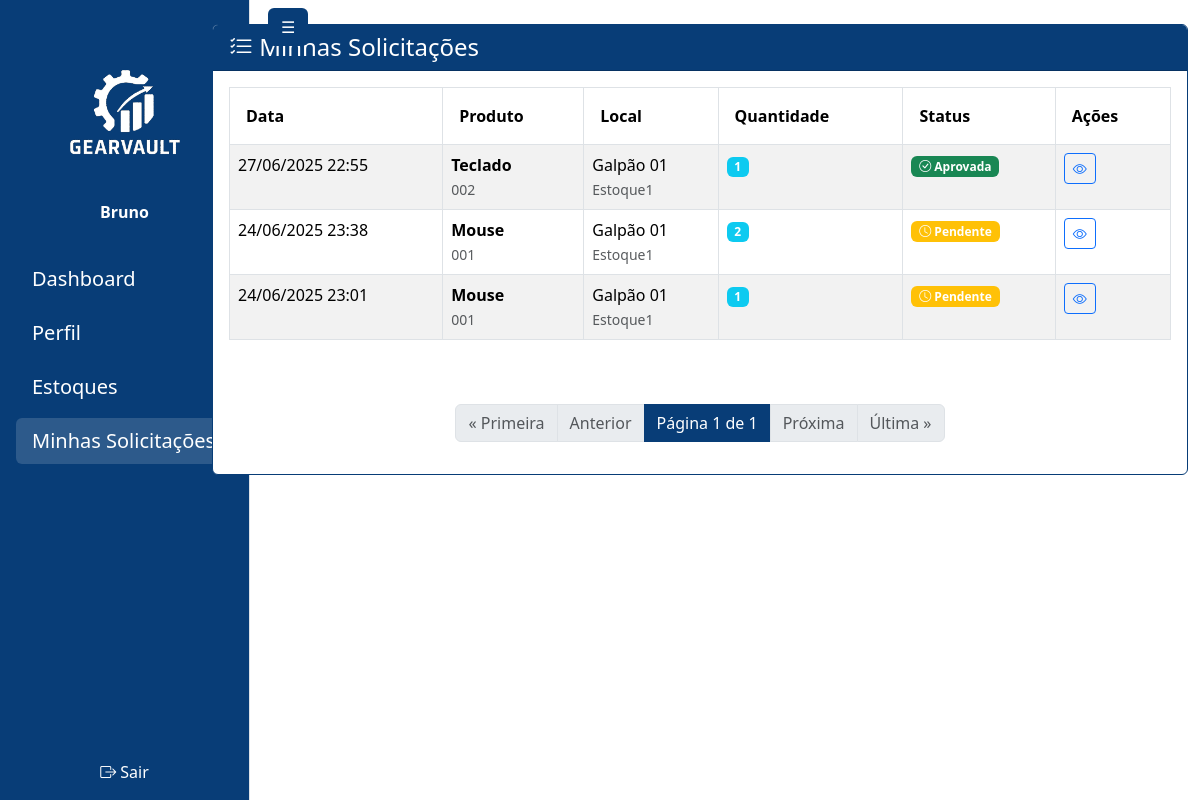
Page /usuario/solicitacoes/ (signed in) on the committed database.
### gearvault/models.py (models this page shows, shortened)
class SolicitacaoProduto(models.Model):
    STATUS_CHOICES = [
        ('PENDENTE', 'Pendente'),
        ('APROVADA', 'Aprovada'),
        ('REJEITADA', 'Rejeitada'),
    ]
    usuario = models.ForeignKey(
        get_user_model(), on_delete=models.CASCADE, related_name='solicitacoes')
    produto = models.ForeignKey(Produto, on_delete=models.CASCADE)
    local = models.ForeignKey(LocalArmazenamento, on_delete=models.CASCADE)
    quantidade = models.PositiveIntegerField()
    justificativa = models.TextField(
        help_text="Justificativa para a solicitação")
    status = models.CharField(
        max_length=10, choices=STATUS_CHOICES, default='PENDENTE')
    data_solicitacao = models.DateTimeField(auto_now_add=True)
    data_resposta = models.DateTimeField(null=True, blank=True)
    resposta_admin = models.TextField(
        blank=True, null=True, help_text="Resposta do administrador")
    admin_responsavel = models.ForeignKey(
        get_user_model(),
        on_delete=models.SET_NULL,
        null=True,
        blank=True,
        related_name='solicitacoes_processadas'
    )
    class Meta:
        ordering = ['-data_solicitacao']
        verbose_name = 'Solicitação de Produto'
        verbose_name_plural = 'Solicitações de Produtos'

class Produto(models.Model):
    nome = models.CharField(max_length=255)
    codigo = models.CharField(max_length=100, unique=True)
    categoria = models.CharField(max_length=100, blank=True, null=True)
    descricao = models.TextField(blank=True, null=True)
    fornecedores = models.ManyToManyField(
        Fornecedor, blank=True, related_name='produtos')
    imagem = models.ImageField(upload_to='produtos/', blank=True, null=True)

class LocalArmazenamento(models.Model):
    estoque = models.ForeignKey(Estoque, on_delete=models.CASCADE, related_name='locais')
    nome = models.CharField(max_length=255)
    descricao = models.TextField(blank=True, null=True)

class Estoque(models.Model):
    nome = models.CharField(max_length=255)
    descricao = models.TextField(blank=True, null=True)

### gearvault/views.py (the view)
# urls.py: path('solicitacoes/', views.usuario_minhas_solicitacoes,
@login_required
def usuario_minhas_solicitacoes(request):
    from .models import SolicitacaoProduto
    solicitacoes_list = SolicitacaoProduto.objects.filter(
        usuario=request.user
    ).select_related('produto', 'local', 'local__estoque').order_by('-data_solicitacao')
    paginator = Paginator(solicitacoes_list, 10)
    page_number = request.GET.get('page')
    solicitacoes = paginator.get_page(page_number)
    contexto = {
        'sidebar_links': get_sidebar_links(request.user),
        'solicitacoes': solicitacoes,
    }
    return render(request, 'pages/user/minhas_solicitacoes.html', contexto)

### gearvault/templates/pages/user/minhas_solicitacoes.html (shortened to what this page needs)
{% extends 'base.html' %}
{% load static %}
{% block content %}
<div class="container-fluid" id="main-content-panel">
  <div class="row">
    <div class="col-md-2" id="sidebar-panel">
      {% include 'sidebar.html' %}
    </div>
    <div class="col-md-10" id="painel-content">
      <div class="card mt-4 mb-4" style="border: 1px solid #083D77;">
        <div class="card-header text-white" style="background-color: #083D77;">
          <h4 class="mb-0"><i class="bi bi-list-check"></i> Minhas Solicitações</h4>
        </div>
        <div class="card-body">
          {% if solicitacoes %}
            <div class="table-responsive">
              <table class="table table-striped table-bordered">
                <thead>
                  <tr>
                    <th class="py-3 px-3">Data</th>
                    <th class="py-3 px-3">Produto</th>
                    <th class="py-3 px-3">Local</th>
                    <th class="py-3 px-3">Quantidade</th>
                    <th class="py-3 px-3">Status</th>
                    <th class="py-3 px-3">Ações</th>
                  </tr>
                </thead>
                <tbody>
                  {% for solicitacao in solicitacoes %}
                    <tr>
                      <td class="py-2">{{ solicitacao.data_solicitacao|date:"d/m/Y H:i" }}</td>
                      <td class="py-2">
                        <strong>{{ solicitacao.produto.nome }}</strong><br>
                        <small class="text-muted">{{ solicitacao.produto.codigo }}</small>
                      </td>
                      <td class="py-2">
                        {{ solicitacao.local.nome }}<br>
                        <small class="text-muted">{{ solicitacao.local.estoque.nome }}</small>
                      </td>
                      <td class="py-2">
                        <span class="badge bg-info">{{ solicitacao.quantidade }}</span>
                      </td>
                      <td class="py-2">
                        {% if solicitacao.status == 'PENDENTE' %}
                          <span class="badge bg-warning">
                            <i class="bi bi-clock"></i> Pendente
                          </span>
                        {% elif solicitacao.status == 'APROVADA' %}
                          <span class="badge bg-success">
                            <i class="bi bi-check-circle"></i> Aprovada
                          </span>
                        {% elif solicitacao.status == 'REJEITADA' %}
                          <span class="badge bg-danger">
                            <i class="bi bi-x-circle"></i> Rejeitada
                          </span>
                        {% endif %}
                      </td>
                      <td class="py-2">
                        <button class="btn btn-sm btn-outline-primary"
                                data-bs-toggle="modal"
                                data-bs-target="#detalhesSolicitacaoModal"
                                data-solicitacao-id="{{ solicitacao.id }}"
                                data-produto="{{ solicitacao.produto.nome }}"
                                data-codigo="{{ solicitacao.produto.codigo }}"
                                data-local="{{ solicitacao.local.nome }}"
                                data-estoque="{{ solicitacao.local.estoque.nome }}"
                                data-quantidade="{{ solicitacao.quantidade }}"
                                data-justificativa="{{ solicitacao.justificativa }}"
                                data-status="{{ solicitacao.get_status_display }}"
                                data-data-solicitacao="{{ solicitacao.data_solicitacao|date:'d/m/Y H:i' }}"
                                data-data-resposta="{% if solicitacao.data_resposta %}{{ solicitacao.data_resposta|date:'d/m/Y H:i' }}{% endif %}"
                                data-admin-responsavel="{% if solicitacao.admin_responsavel %}{{ solicitacao.admin_responsavel.get_full_name|default:solicitacao.admin_responsavel.username }}{% endif %}"
                                data-resposta-admin="{{ solicitacao.resposta_admin|default:'' }}"
                                title="Ver Detalhes">
                          <i class="bi bi-eye"></i>
                        </button>
                      </td>
                    </tr>
                  {% endfor %}
                </tbody>
              </table>
            </div>
            <div class="d-flex justify-content-center align-items-center mb-3 mt-5">
              <nav aria-label="Navegação de página" class="d-flex justify-content-center mb-0">
                <ul class="pagination mb-0">
                  {% if solicitacoes.number > 1 %}
                    <li class="page-item"><a class="page-link" href="?page=1">« Primeira</a></li>
                  {% else %}
                    <li class="page-item disabled"><span class="page-link">« Primeira</span></li>
                  {% endif %}
                  {% if solicitacoes.has_previous %}
                    <li class="page-item"><a class="page-link" href="?page={{ solicitacoes.previous_page_number }}">Anterior</a></li>
                  {% else %}
                    <li class="page-item disabled"><span class="page-link">Anterior</span></li>
                  {% endif %}
                  <li class="page-item disabled">
                    <span class="page-link text-white" style="background-color: #083D77; border-color: #083D77;">
                      Página {{ solicitacoes.number }} de {{ solicitacoes.paginator.num_pages }}
                    </span>
                  </li>
                  {% if solicitacoes.has_next %}
                    <li class="page-item"><a class="page-link" href="?page={{ solicitacoes.next_page_number }}">Próxima</a></li>
                  {% else %}
                    <li class="page-item disabled"><span class="page-link">Próxima</span></li>
                  {% endif %}
                  {% if solicitacoes.number < solicitacoes.paginator.num_pages %}
                    <li class="page-item"><a class="page-link" href="?page={{ solicitacoes.paginator.num_pages }}">Última »</a></li>
                  {% else %}
                    <li class="page-item disabled"><span class="page-link">Última »</span></li>
                  {% endif %}
                </ul>
              </nav>
            </div>
          {% endif %}
        </div>
      </div>
    </div>
  </div>
</div>
{% endblock %}

### templates/sidebar.html (shortened to what this page needs)
{% load static %}
<div id="sidebar" class="position-fixed top-0 start-0 vh-100 text-white d-flex flex-column pt-5 border-end" style="background-color: #083D77; width: 250px; transition: transform 0.3s ease;">
  <div class="text-center mb-4 pt-3">
    <img src="{% static 'assets/LogoGearvaultBranco.png' %}" alt="Logo GearVault" style="width: 120px;" class="mb-3" />
    <strong class="d-block">{{ user.username }}</strong>
  </div>
  <nav class="flex-grow-1">
    <ul class="nav flex-column px-3">
      {% if sidebar_links %}
        {% for link in sidebar_links %}
          <li class="nav-item mt-2">
            <a href="{{ link.url }}" class="nav-link text-white fs-5 rounded px-3 py-2 link-hover{% if request.path == link.url %} active-link{% endif %}">{{ link.label }}</a>
          </li>
        {% endfor %}
      {% else %}
        <li class="nav-item text-white px-3">Nenhum link disponível</li>
      {% endif %}
    </ul>
  </nav>
  <div class="mt-auto">
    <a href="{% url 'logout' %}" class="text-white d-block px-3 py-2 pb-3 text-decoration-none text-center"><i class="bi bi-box-arrow-right"></i> Sair</a>
  </div>
</div>
<button id="toggleSidebarBtn" type="button" class="btn position-fixed top-0" style="background-color: #083D77;
  color: white; left: 260px; z-index: 1050; transition: left 0.3s ease; margin: 0.5rem;">☰</button>

### templates/sidebar.html (style rules this page uses)
.link-hover { transition: color 0.3s ease, background-color 0.3s ease; }
.link-hover:hover, .active-link { background-color: rgba(255, 255, 255, 0.15); text-decoration: none; }

### gearvault/templates/pages/user/minhas_solicitacoes.html (style rules this page uses)
#painel-content { transition: width 0.3s cubic-bezier(0.4,0,0.2,1), margin-left 0.3s cubic-bezier(0.4,0,0.2,1); }
#sidebar-panel { transition: width 0.3s cubic-bezier(0.4,0,0.2,1), display 0.3s cubic-bezier(0.4,0,0.2,1); }

### rows in the picture
SolicitacaoProduto: data_solicitacao "27/06/2025 22:55", produto.nome "Teclado", produto.codigo "002", local.nome "Galpão 01", local.estoque.nome "Estoque1", quantidade "1", status "APROVADA" (drawn)
SolicitacaoProduto: data_solicitacao "24/06/2025 23:38", produto.nome "Mouse", produto.codigo "001", local.nome "Galpão 01", local.estoque.nome "Estoque1", quantidade "2", status "PENDENTE" (drawn)
SolicitacaoProduto: data_solicitacao "24/06/2025 23:01", produto.nome "Mouse", produto.codigo "001", local.nome "Galpão 01", local.estoque.nome "Estoque1", quantidade "1", status "PENDENTE" (drawn)

### other values in the picture
{{ user.username }} "Bruno"
{{ link.label }} "Dashboard" "Perfil" "Estoques" "Minhas Solicitações"
{{ solicitacoes.number }} "1"
{{ solicitacoes.paginator.num_pages }} "1"
